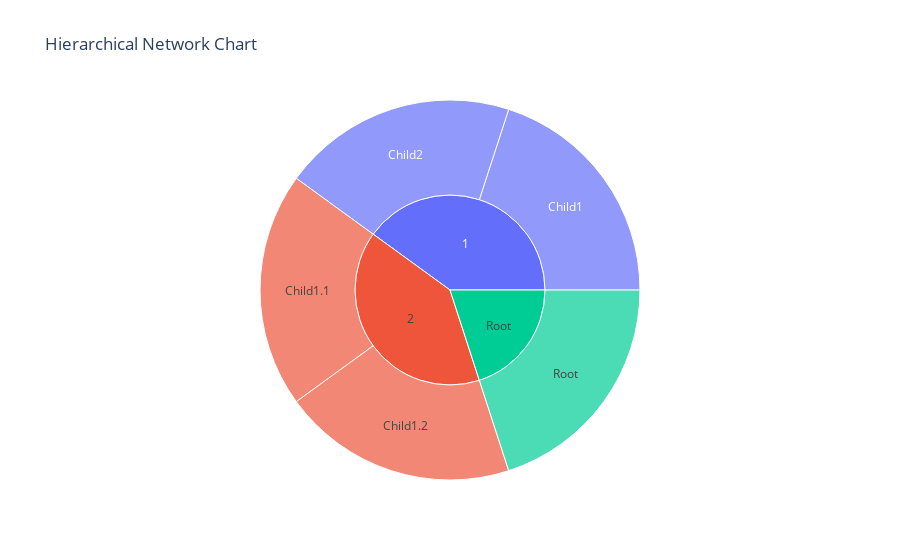

Here is the notebook cell this chart was saved with:
### Code cell
import pandas as pd
from src.visualizations.hierarchical_network_chart import HierarchicalNetworkChart

# Test the code
hierarchy_data = {
    'ID': [1, 2, 3, 4, 5],
    'Parent': ['Root', 1, 1, 2, 2],
    'Name': ['Root', 'Child1', 'Child2', 'Child1.1', 'Child1.2']
}

df = pd.DataFrame(hierarchy_data)

# Create an instance of the HierarchicalNetworkChart class
chart = HierarchicalNetworkChart(None)
chart.set_hierarchy(df)
chart.render()

### Figure 1 — Plotly figure (JSON) as saved in the notebook; plotly's stock layout.template omitted (floating-point values rounded to 4 significant figures)
{"data": [{"branchvalues": "total", "domain": {"x": [0, 1], "y": [0, 1]}, "hovertemplate": "labels=%{label}<br>count=%{value}<br>parent=%{parent}<br>id=%{id}<extra></extra>", "ids": ["1/Child1", "2/Child1.1", "2/Child1.2", "1/Child2", "Root/Root", "1", "2", "Root"], "labels": ["Child1", "Child1.1", "Child1.2", "Child2", "Root", "1", "2", "Root"], "name": "", "parents": ["1", "2", "2", "1", "Root", "", "", ""], "type": "sunburst", "values": [1, 1, 1, 1, 1, 2, 2, 1]}], "layout": {"legend": {"tracegroupgap": 0}, "title": {"text": "Hierarchical Network Chart"}}}
